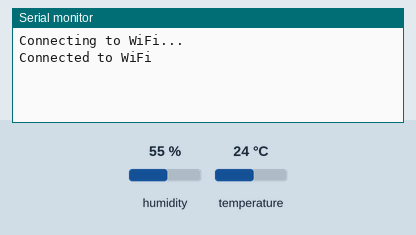
Simulated run of this sketch. Board: ESP32. Shown: the last lines printed to the serial monitor. The test bench sets the inputs (shaded band); at power-on: humidity 55 %, temperature 24 °C. WiFi joins after 1.5 s; servers stay silent unless stated.

Above: at 3.0 s.
3.1 s: humidity set to 22 %
At 8.0 s:
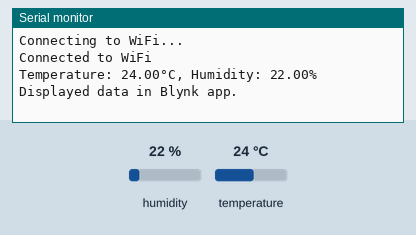
8.3 s: temperature set to 12 °C
9.8 s: humidity set to 40 %
At 13.2 s:
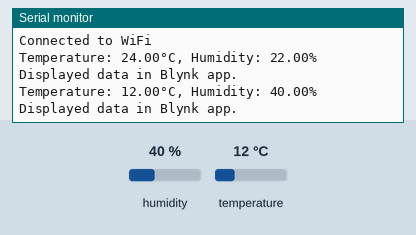

Measured:
- after the input at 3.1 s, the serial monitor: prints a new line after 3.7 s (image 1)
- after the input at 9.8 s, the serial monitor: prints a new line after 2.0 s (image 2)

The sketch:

expt_7.ino
```cpp
#define BLYNK_TEMPLATE_ID "TMPL3jN1q9uno"
#define BLYNK_TEMPLATE_NAME "Sahil"
#define BLYNK_AUTH_TOKEN "UWlN3UflLxrvXHzgVDRuGBi23jE5CJHo"
#define BLYNK_PRINT Serial

#include <WiFi.h>
#include <WiFiClient.h>
#include <BlynkSimpleEsp32.h>
#include <DHT.h>

char auth[] = "UWlN3UflLxrvXHzgVDRuGBi23jE5CJHo";

char ssid[] = "1234";
char pass[] = "12345678900";

#define DHTPIN 27
#define DHTTYPE DHT11
DHT dht(DHTPIN, DHTTYPE);
BlynkTimer timer;
void sendSensorData()
{
  float h = dht.readHumidity();
  float t = dht.readTemperature();

if (isnan(h) || isnan(t)) {
  Serial.println("Failed to read from DHT sensor!");
  return;
}

Serial.print("Temperature: ");
Serial.print(t);
Serial.print("°C, Humidity: ");
Serial.print(h);
Serial.println("%");

Blynk.virtualWrite(V1, t); // V1 for temperature
Blynk.virtualWrite(V2, h); // V2 for humidity
Serial.println("Displayed data in Blynk app.");

}
void setup(){
  Serial.begin(115200);
  Serial.println("Connecting to WiFi...");
  Blynk.begin(auth, ssid, pass);

  while (WiFi.status() != WL_CONNECTED) {
  delay(1000);
  Serial.print(".");
  }
  Serial.println("\nConnected to WiFi");
  dht.begin();
  timer.setInterval(5000L, sendSensorData);
}
void loop()

{
Blynk.run();
timer.run();
}
```
